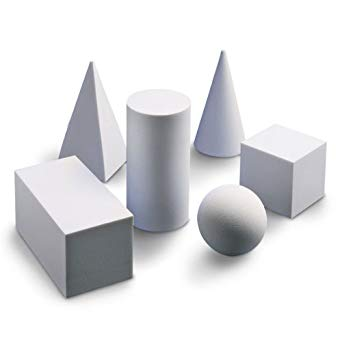
#> input picture img/solids.jpg, 342 x 342 px, found by its file name
$ python 02_HARRIS_CORNER_DETECTION_WSA.py
#> lines starting #> are read from the running program, lines starting #| are printed output that depends on the picture; after the words box and inside, x2 and y2 are one past the last pixel; in counts of white or black regions, pixels touching at a corner belong together
#!/usr/bin/env python3
# -*- coding: utf-8 -*-
"""
Created by lativ on 21/07/18 at 16:08
"""
import numpy as np
import cv2 as cv

folder_imgs = '/home/lativ/Documents/UFAL/repos/visaocomp/img/'
img = cv.imread(folder_imgs + 'solids.jpg')
#> img is the input picture: shape (342, 342, 3); mean B, G, R 225.5, 223.2, 223
gray = cv.cvtColor(img, cv.COLOR_BGR2GRAY)

gray = np.float32(gray)
dst = cv.cornerHarris(gray, 2, 3, 0.04)
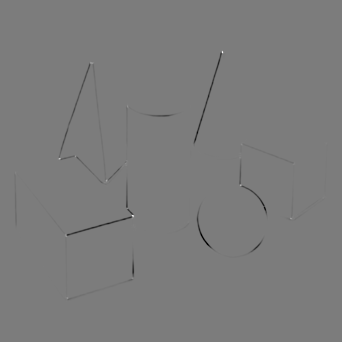
#> dst: shape (342, 342) float32; min -13344542, max 13895808, mean -48175.6; drawn with min black and max white
dst = cv.dilate(dst, None)
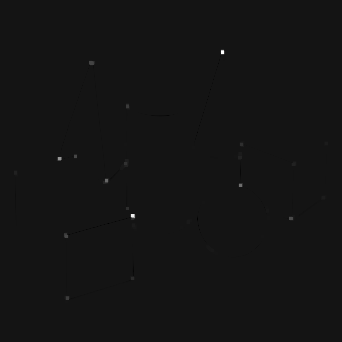
#> dst: shape (342, 342) float32; min -1211420.5, max 13895808, mean 7225.6; drawn with min black and max white
ret, dst = cv.threshold(dst, 0.01 * dst.max(), 255, 0)
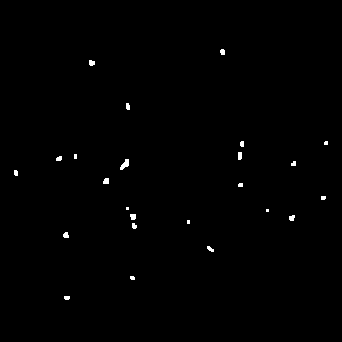
#> dst: shape (342, 342) float32; 0.49% white; 24 white regions (8 under 20 px), largest, box (x1, y1, x2, y2) and area: (120, 159, 129, 170) 57, (103, 178, 109, 184) 32, (130, 214, 136, 220) 32
#> ret = 138958.1
dst = np.uint8(dst)

ret, labels, stats, centroids = cv.connectedComponentsWithStats(dst)
#> labels: shape (342, 342) int32; 25 distinct labels, from 0 to 24
#> ret = 25; stats = 25 rows, first 6: [0, 0, 342, 342, 116395], [220, 49, 5, 6, 26], [89, 60, 6, 6, 30], [126, 103, 4, 7, 25], [240, 141, 4, 6, 22], [324, 141, 4, 4, 15]; centroids = 25 pairs, first value 15.5 to 325.6, second value 51.54 to 297.4

criteria = (cv.TERM_CRITERIA_EPS + cv.TERM_CRITERIA_MAX_ITER, 100, 0.001)
corners = cv.cornerSubPix(gray, np.float32(centroids), (5, 5), (-1, -1), criteria)
#> corners = 25 pairs, first value 13.75 to 326.1, second value 49.46 to 298.9

res = np.hstack((centroids, corners))
#> res = 25 rows, first 6: [170.5, 170.5, 171.1, 173.5], [222.2, 51.54, 221.7, 49.46], [91.3, 62.5, 90.79, 60.39], [127.4, 106.1, 125.8, 103.9], [241.6, 143.5, 240.4, 142.4], [325.6, 142.6, 326.1, 141.4]
res = np.int0(res)
#> res = 25 rows, first 6: [170, 170, 171, 173], [222, 51, 221, 49], [91, 62, 90, 60], [127, 106, 125, 103], [241, 143, 240, 142], [325, 142, 326, 141]
img[res[:, 1], res[:, 0]] = [0, 0, 255]
#> img: shape (342, 342, 3); 0.02% of pixels changed, all inside (x1, y1, x2, y2) = (15, 51, 326, 298)
img[res[:, 3], res[:, 2]] = [0, 255, 0]
#> img: shape (342, 342, 3); mean B, G, R 225.4, 223.1, 223

cv.imshow('dst', img)
while True:
    if 0xFF & cv.waitKey(1) == ord('q'):
#> (key q is pressed here)
        break
cv.destroyAllWindows()
